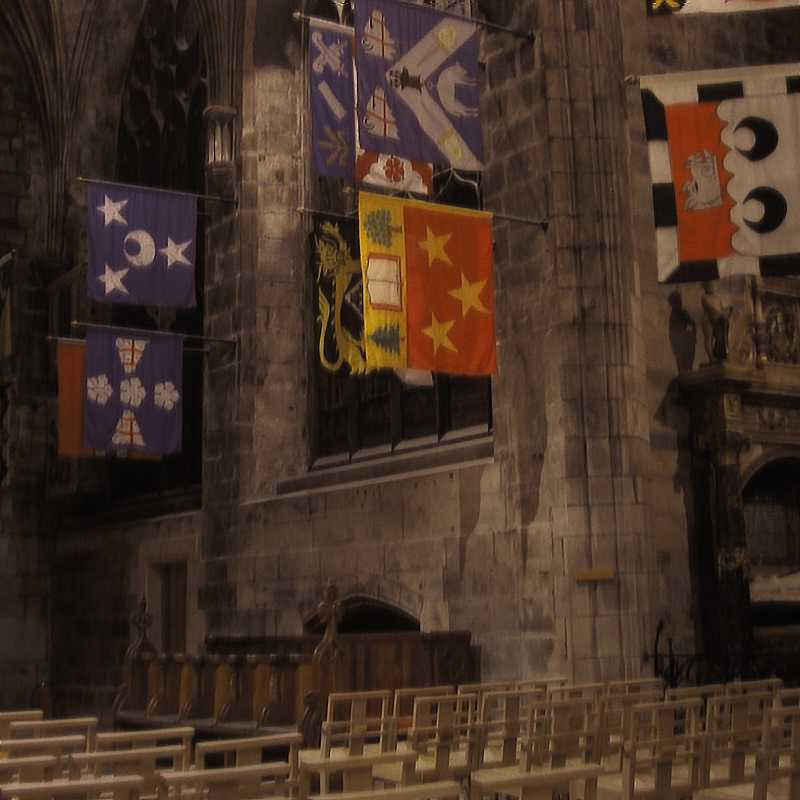
#> input picture blurred_img3.jpg, 800 x 800 px; the run also reads 2 pictures not shown here
$ python deblur.py   (older library calls are emulated)
#> lines starting #> are read from the running program, lines starting #| are printed output that depends on the picture
'''
Created on 7-Oct-2018
@author: Pramey
'''
import numpy as np
from scipy.signal import convolve2d as conv2
import cv2
import scipy
from scipy import signal
from scipy import ndimage
from scipy.signal import butter, lfilter
import matplotlib.pyplot as plt
from matplotlib.widgets import Slider
from skimage.measure import compare_ssim as  ssim

blurred_img1 = cv2.imread('blurred_img1.jpg')
blurred_img2 = cv2.imread('blurred_img2.jpg')
blurred_img3 = cv2.imread('blurred_img3.jpg')
#> blurred_img3 is the input picture: shape (800, 800, 3); mean B, G, R 37.1, 49.2, 68.6
blurred_img4 = cv2.imread('blurred_img4.jpg')

original_img = cv2.imread('original_img.jpg')

kernel1 = cv2.imread('kernel1.png',0)
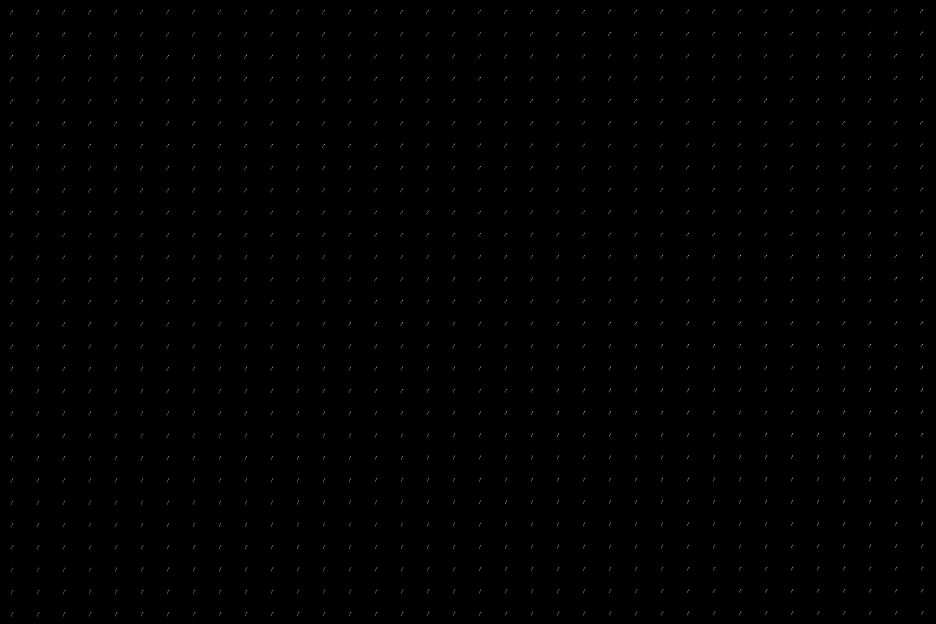
#> input picture kernel1.png, 2808 x 1872 px (shown at 1/3 size)
#> kernel1 is the input picture: shape (1872, 2808); min 0, max 253, mean 0.6
kernel2 = cv2.imread('kernel2.png',0)
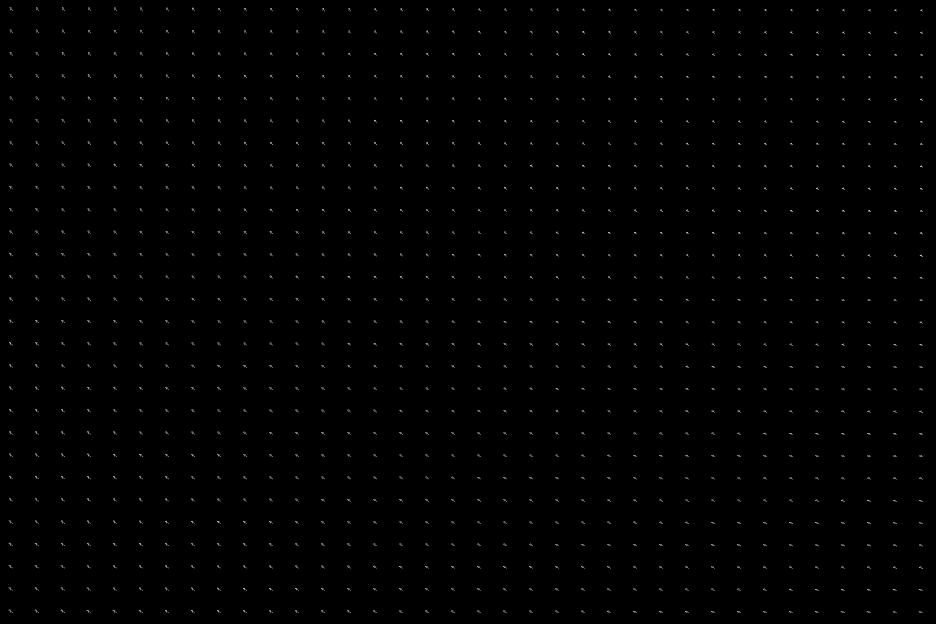
#> input picture kernel2.png, 2808 x 1872 px (shown at 1/3 size)
#> kernel2 is the input picture: shape (1872, 2808); min 0, max 254, mean 1.1
kernel3 = cv2.imread('kernel3.png',0)
kernel4 = cv2.imread('kernel4.png',0)

cropped_kernel1 = kernel1[25:55, 20:50]
cropped_kernel2 = kernel2[15:45, 20:50]
cropped_kernel3 = kernel3[15:45, 20:50]
cropped_kernel4 = kernel4[20:50, 25:55]
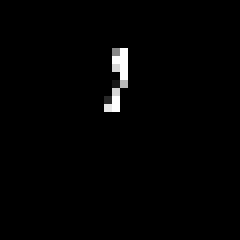
#> cropped_kernel4: shape (30, 30) (shown 8 times larger); min 0, max 254, mean 3.1

padded_array1 = np.zeros((1600, 1600, 3))
padded_array1[0:800, 0:800, 0:3] = blurred_img1
#> padded_array1: shape (1600, 1600, 3) float64; 25% of the values are NaN or infinite; the others: min 0, max 0, mean 0
padded_array2 = np.zeros((1600, 1600, 3))
padded_array2[0:800, 0:800, 0:3] = blurred_img2
padded_array3 = np.zeros((1600, 1600, 3))
padded_array3[0:800, 0:800, 0:3] = blurred_img3
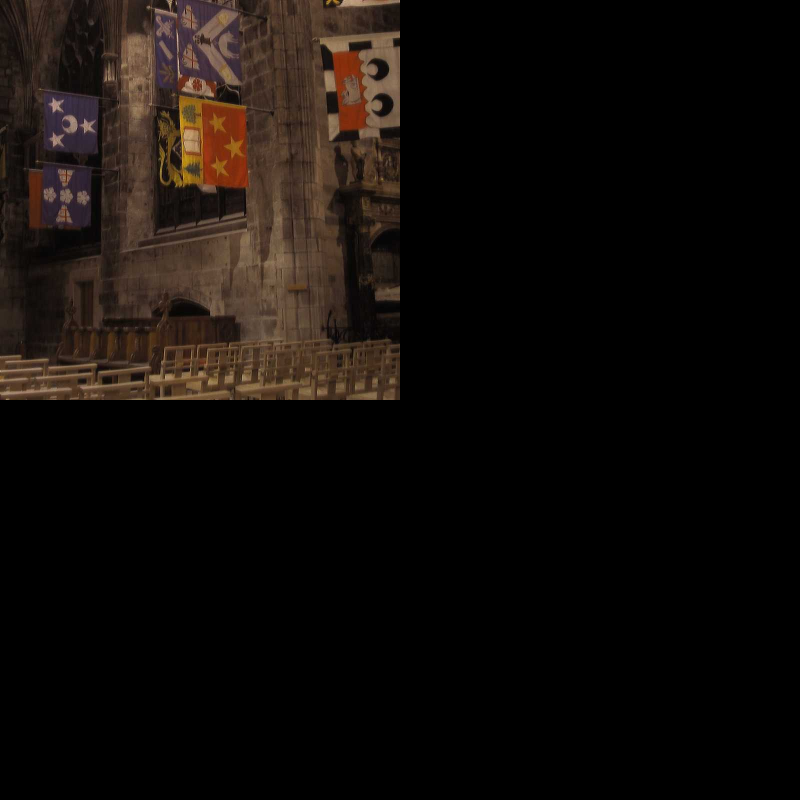
#> padded_array3: shape (1600, 1600, 3) float64 (shown at 1/2 size); mean B, G, R 9.3, 12.3, 17.1
padded_array4 = np.zeros((1600, 1600, 3))
padded_array4[0:800, 0:800, 0:3] = blurred_img4

r1, g1, b1 = cv2.split(padded_array1)
r2, g2, b2 = cv2.split(padded_array2)
r3, g3, b3 = cv2.split(padded_array3)
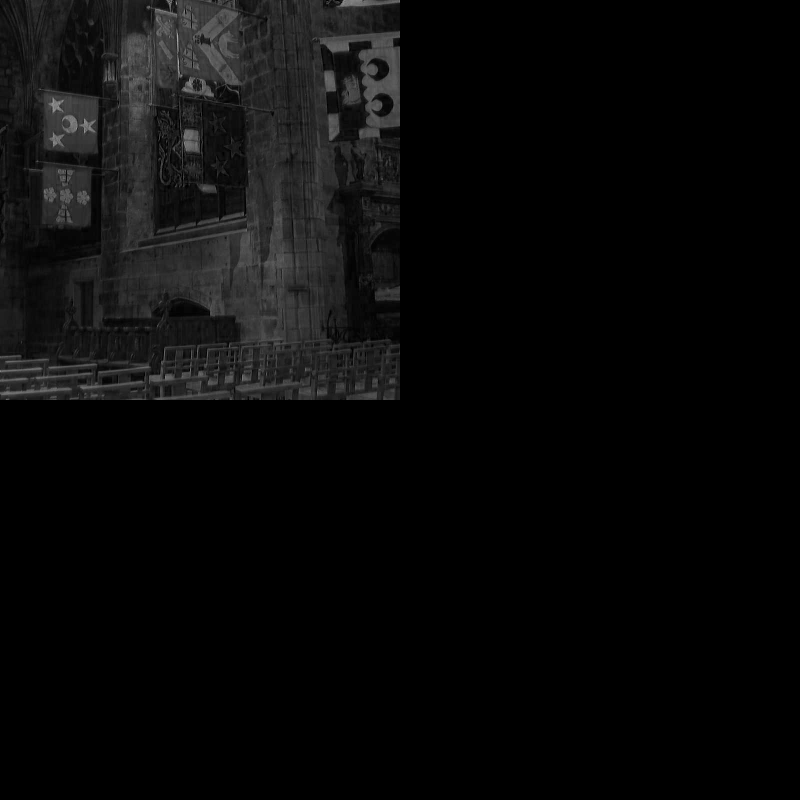
#> r3: shape (1600, 1600) float64 (shown at 1/2 size); min 0, max 227, mean 9.3
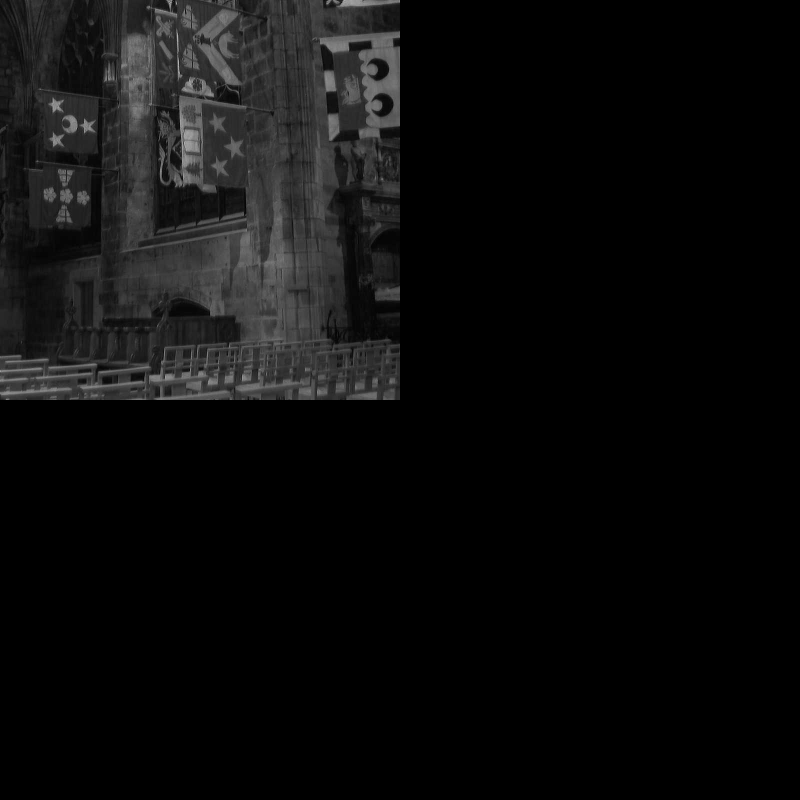
#> g3: shape (1600, 1600) float64 (shown at 1/2 size); min 0, max 251, mean 12.3
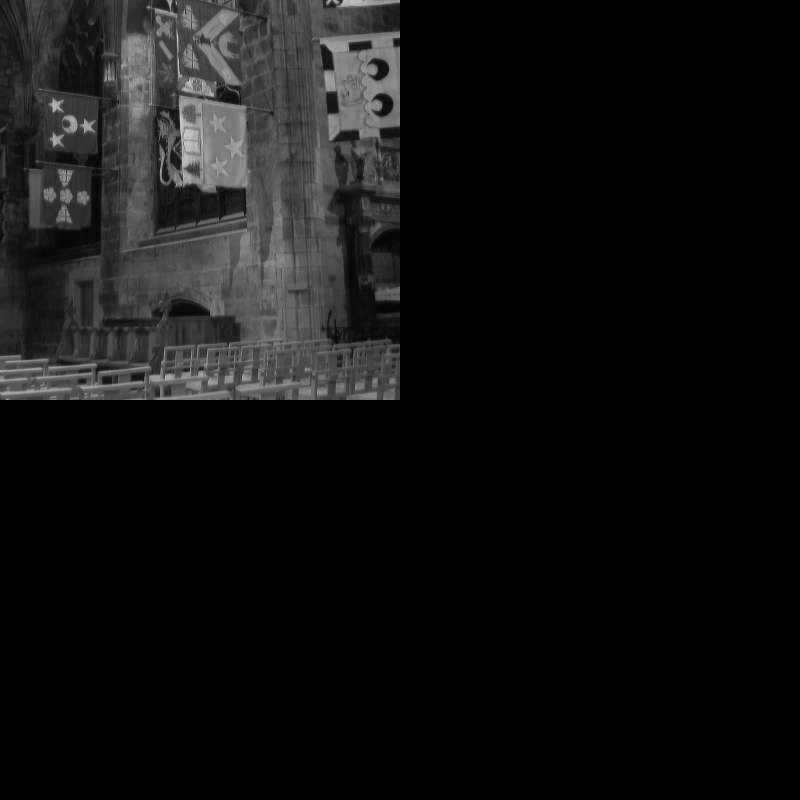
#> b3: shape (1600, 1600) float64 (shown at 1/2 size); min 0, max 255, mean 17.1
r4, g4, b4 = cv2.split(padded_array4)

def psnr(img1, img2):
    img1 = cv2.normalize(img1, None, alpha = 0 , beta = 1, norm_type=cv2.NORM_MINMAX, dtype=cv2.CV_32F)
    img2 = cv2.normalize(img2, None, alpha = 0 , beta = 1, norm_type=cv2.NORM_MINMAX, dtype=cv2.CV_32F)
    img1Y, img1Cr, img1Cb = cv2.split(cv2.cvtColor(img1.astype(np.float32), cv2.COLOR_BGR2YCrCb))
    img2Y, img2Cr, img2Cb = cv2.split(cv2.cvtColor(img2.astype(np.float32), cv2.COLOR_BGR2YCrCb))
    mse = np.mean((img1Y-img2Y)**2)

    max_val = np.max(img1Y)
    if mse == 0:
        return 100
    else:
        return 10*np.log10((max_val)**2/mse)

def ssim_i(img1, img2):
    img1 = cv2.normalize(img1, None, alpha = 0 , beta = 1, norm_type=cv2.NORM_MINMAX, dtype=cv2.CV_32F)
    img2 = cv2.normalize(img2, None, alpha = 0 , beta = 1, norm_type=cv2.NORM_MINMAX, dtype=cv2.CV_32F)
    s = ssim(img1, img2, multichannel = True)
    return np.mean(s)

def filter_Butterworth_LP(d,n,b):

    D = np.zeros((1600,1600))
    H = np.zeros((1600,1600))
    x = np.linspace(0, 1600, 1600)
    y = np.linspace(0, 1600, 1600)

    D = np.sqrt(x**2 + y**2)

    if b == 1:
        H = 1/(1 + (D/d)**(2*n))
    else:
        H = np.exp(-(D/np.sqrt(2)*d)**2)

    return H


def filter(r, g, b, kernel, type, init_val):
#> called with type = 3, init_val = 1500
    r_fft = np.fft.fft2(r)
    g_fft = np.fft.fft2(g)
    b_fft = np.fft.fft2(b)

    kernel_fft = np.fft.fft2(kernel, (1600, 1600))
    p = 0

    if type == 0:
        p = 1
    elif type == 1:
        #K = np.median((np.abs(kernel_fft))**2)
        c = init_val
        p = (np.abs(kernel_fft))**2/((np.abs(kernel_fft))**2 + c)
    elif type == 2:
        p = filter_Butterworth_LP(150, 10, 1)
    elif type == 3:
        gamma =  init_val
        Pxy = np.array([[0,-1,0], [-1, 4,-1],[0,-1,0]])
        Puv_fft = np.fft.fft2(Pxy,(1600,1600))
        Huv_conj = np.conjugate(kernel_fft)
        p = (kernel_fft*Huv_conj)/((np.abs(kernel_fft))**2 + gamma*(np.abs(Puv_fft))**2)

    deblurred_r = 255.0*np.fft.ifft2((r_fft/kernel_fft)*p).real
#> deblurred_r: shape (1600, 1600) float64; every value is NaN or infinite
    deblurred_g = 255.0*np.fft.ifft2((g_fft/kernel_fft)*p).real
    deblurred_b = 255.0*np.fft.ifft2((b_fft/kernel_fft)*p).real

    clipped_deblurred_r = 2*deblurred_r.real/np.max(np.abs(deblurred_r.real))
    clipped_deblurred_g = 2*deblurred_g.real/np.max(np.abs(deblurred_g.real))
    clipped_deblurred_b = 2*deblurred_b.real/np.max(np.abs(deblurred_b.real))

    deblurred_img = np.clip(cv2.merge((clipped_deblurred_r, clipped_deblurred_g, clipped_deblurred_b)),0, 255)
#> deblurred_img: shape (1600, 1600, 3) float64; every value is NaN or infinite
    cropped_deblurred_img = deblurred_img[0:800,0:800, 0:3]
#> cropped_deblurred_img: shape (800, 800, 3) float64; every value is NaN or infinite
    print("SSIM:", np.mean(ssim_i(original_img, cropped_deblurred_img)))
#> in ssim_i, `img2 = cv2.normalize(img2, None, alpha = 0 , beta = 1, norm_type=cv2.N..`: img2: shape (800, 800, 3) float32; every value is NaN or infinite
    print("PSNR:" , psnr(original_img, cropped_deblurred_img))
    return cropped_deblurred_img
#upto here the code has been written by me

#the following code was derived from
#http://www.math.buffalo.edu/~badzioch/MTH337/PT/PT-matplotlib_slider/PT-matplotlib_slider.html
def interactive_value():

    D_min = 100
    D_max = 10000
    D_init = 1500
    fig = plt.figure()
    plt.axis("off")
    recovered_image = filter(b4, g4, r4, cropped_kernel4, 3, D_init )
    recovered_image_plot = plt.imshow(cv2.cvtColor(recovered_image.astype(np.float32), cv2.COLOR_BGR2RGB))

    slider_ax = plt.axes([0.1, 0.05, 0.8, 0.05])
    value_slider = Slider(slider_ax, 'value', D_min, D_max, valinit=D_init)


    def update(value):
        recovered_image = filter(b4, g4, r4, cropped_kernel4, 3, value )
        recovered_image_plot.set_data(recovered_image)
        fig.canvas.draw_idle()

    value_slider.on_changed(update)

    plt.show()

#> (the run stopped early here; a loop or call above may not have finished)
